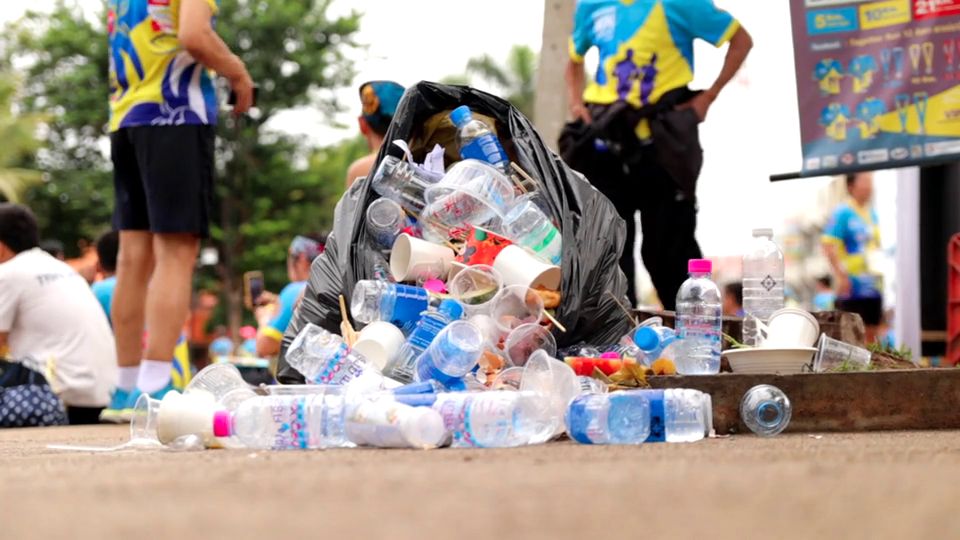
#> input picture frame 24 of Garbage.mp4, 960 x 540 px
$ python Trash.py
#> lines starting #> are read from the running program, lines starting #| are printed output that depends on the picture; after the words box and inside, x2 and y2 are one past the last pixel; in counts of white or black regions, pixels touching at a corner belong together
#> further down, frame is the input picture: shape (540, 960, 3); mean B, G, R 136.1, 145.4, 156.7
import cv2
import numpy as np

# Web camera
cap = cv2.VideoCapture('Garbage.mp4')

# Minimum contour area for each object type
min_contour_area = {
    'plastic_bottle': 2000,
    'plastic_bowl': 3000,
    'paper_glass': 1500
}

# Initialize Subtractor
algo = cv2.createBackgroundSubtractorMOG2()

# Function to detect objects
def detect_objects(frame):
    # Convert frame to grayscale
    grey = cv2.cvtColor(frame, cv2.COLOR_BGR2GRAY)
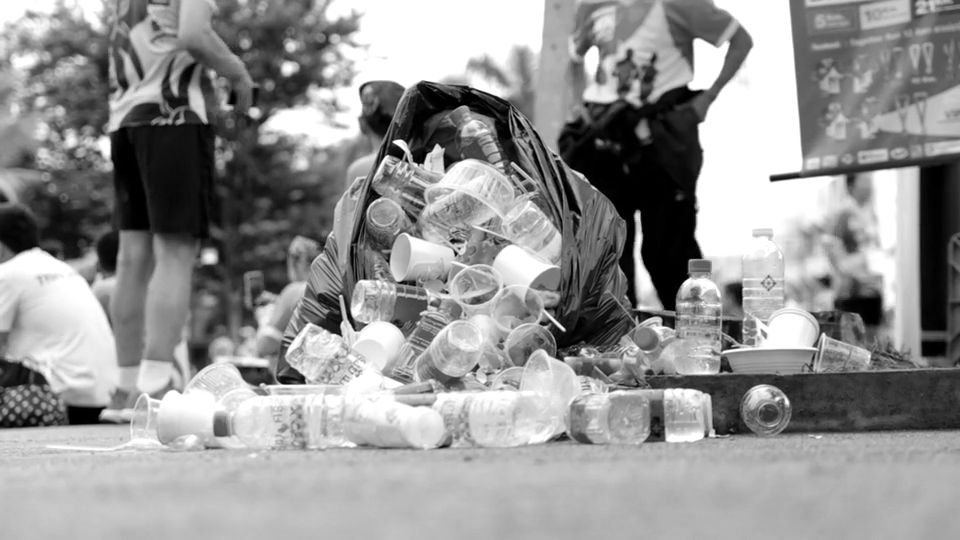
#> grey: shape (540, 960); min 0, max 255, mean 147.7
    # Apply Gaussian blur
    blur = cv2.GaussianBlur(grey, (3, 3), 5)
    # Apply background subtraction
    img_sub = algo.apply(blur)
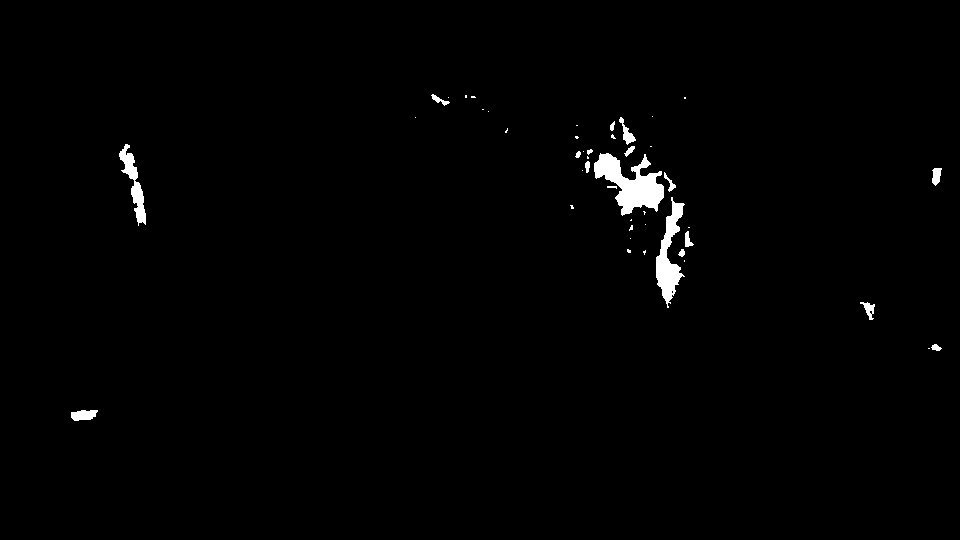
#> img_sub: shape (540, 960); values 127 (black) and 255 (white), 1.1% white; 45 white regions (27 under 20 px), largest, box (x1, y1, x2, y2) and area: (594, 153, 664, 216) 2168, (656, 197, 685, 308) 1368, (119, 144, 146, 226) 751
    # Dilate the image
    dilat = cv2.dilate(img_sub, np.ones((5, 5)))
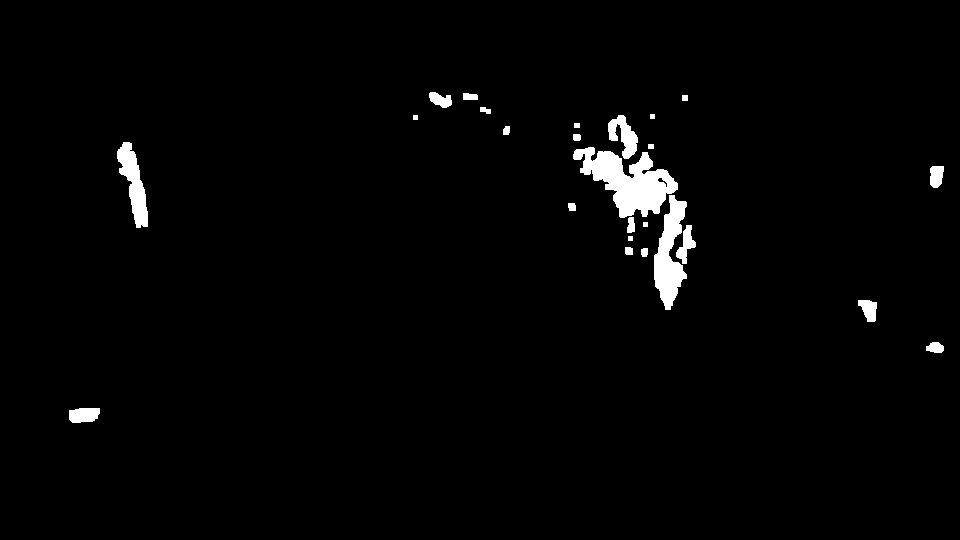
#> dilat: shape (540, 960); values 127 (black) and 255 (white), 2% white; 25 white regions, largest, box (x1, y1, x2, y2) and area: (573, 147, 678, 218) 3683, (654, 195, 687, 310) 2065, (117, 142, 148, 228) 1288
    # Morphological closing
    kernel = cv2.getStructuringElement(cv2.MORPH_ELLIPSE, (5, 5))
    dilatada = cv2.morphologyEx(dilat, cv2.MORPH_CLOSE, kernel)
#> dilatada: shape (540, 960); values 127 (black) and 255 (white), 2% white; 20 white regions, largest, box (x1, y1, x2, y2) and area: (573, 115, 696, 310) 7212, (117, 142, 148, 228) 1300, (69, 408, 100, 423) 399
    dilatada = cv2.morphologyEx(dilatada, cv2.MORPH_CLOSE, kernel)
    # Find contours
    contours, _ = cv2.findContours(dilatada, cv2.RETR_TREE, cv2.CHAIN_APPROX_SIMPLE)
#> contours = [[[0, 0], [0, 539], [959, 539], [959, 0]]]

    # Initialize counters for each object type
    object_counts = {
        'plastic_bottle': 0,
        'plastic_bowl': 0,
        'paper_glass': 0
    }

    # Iterate through contours
    for c in contours:
        # Calculate contour area
        contour_area = cv2.contourArea(c)
        # Check if contour area meets minimum criteria for each object type
        for obj_type, min_area in min_contour_area.items():
            if contour_area > min_area:
                # Draw rectangle around detected object
                x, y, w, h = cv2.boundingRect(c)
                cv2.rectangle(frame, (x, y), (x + w, y + h), (0, 255, 0), 2)
                # Increment object count
                object_counts[obj_type] += 1
#> this loop made 1 pass
#> (c, contour_area) on pass 1: ([[0, 0], [0, 539], [959, 539], [959, 0]], 516901)
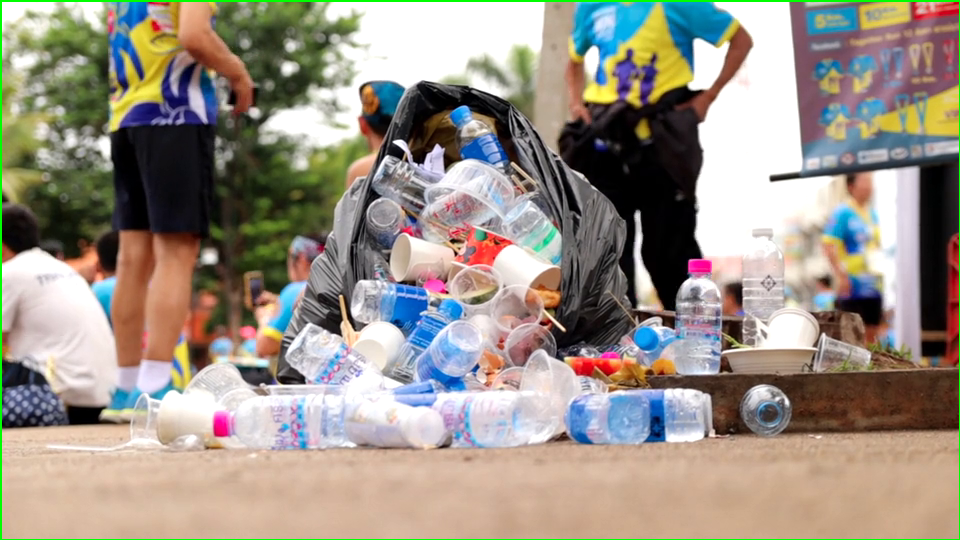
#> frame: shape (540, 960, 3); 0.87% of pixels changed, all inside (x1, y1, x2, y2) = (0, 0, 960, 540)
#> after the loop, object_counts = {'plastic_bottle': 1, 'plastic_bowl': 1, 'paper_glass': 1}

    # Draw object counts on the frame
    cv2.putText(frame, f"Plastic Bottles: {object_counts['plastic_bottle']}", (20, 50), cv2.FONT_HERSHEY_SIMPLEX, 1, (255, 255, 255), 2)
    cv2.putText(frame, f"Plastic Bowls: {object_counts['plastic_bowl']}", (20, 100), cv2.FONT_HERSHEY_SIMPLEX, 1, (255, 255, 255), 2)
    cv2.putText(frame, f"Paper Glasses: {object_counts['paper_glass']}", (20, 150), cv2.FONT_HERSHEY_SIMPLEX, 1, (255, 255, 255), 2)
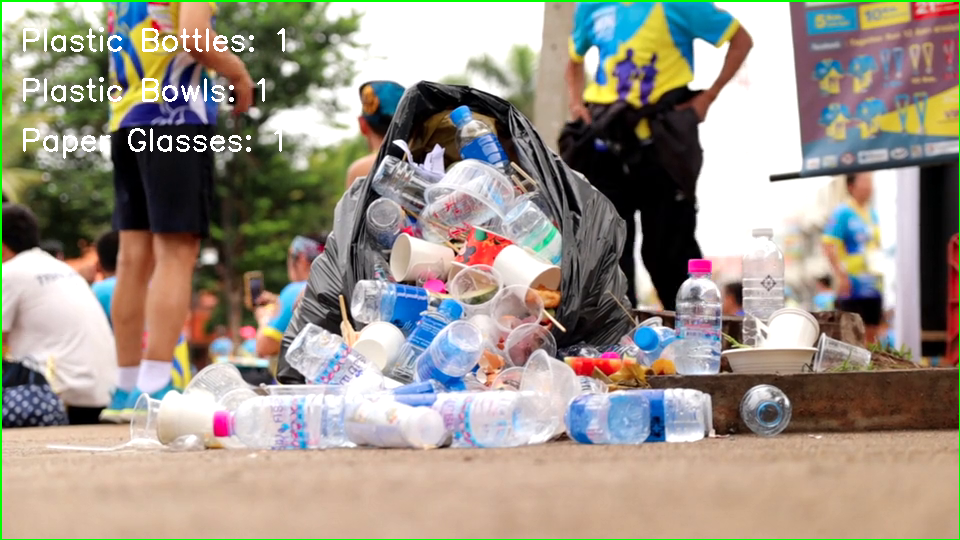
#> frame: shape (540, 960, 3); mean B, G, R 136.5, 147.5, 156.5

    # Print object counts to shell
    print("Object Counts:")
    for obj_type, count in object_counts.items():
        print(f"{obj_type}: {count}")
#> this loop made 3 passes
#> obj_type on passes 1 to 3: 'plastic_bottle', 'plastic_bowl', 'paper_glass'
#| plastic_bottle: 1
#| plastic_bowl: 1
#| paper_glass: 1

    # Return frame with detected objects and counts
    return frame

while True:
    ret, frame = cap.read()

    # Check if the video frame is successfully captured
    if not ret:
        break

    # Detect objects in the frame and draw counts
    frame_with_detection = detect_objects(frame)

    # Display frame with object detection
    cv2.imshow('Object Detection', frame_with_detection)

    # Break the loop if 'Enter' key is pressed
    if cv2.waitKey(1) == 13:
#> (key Esc is pressed here)
        break

# Release the video capture and close all OpenCV windows
cap.release()
cv2.destroyAllWindows()

$ run again, starting later in the video
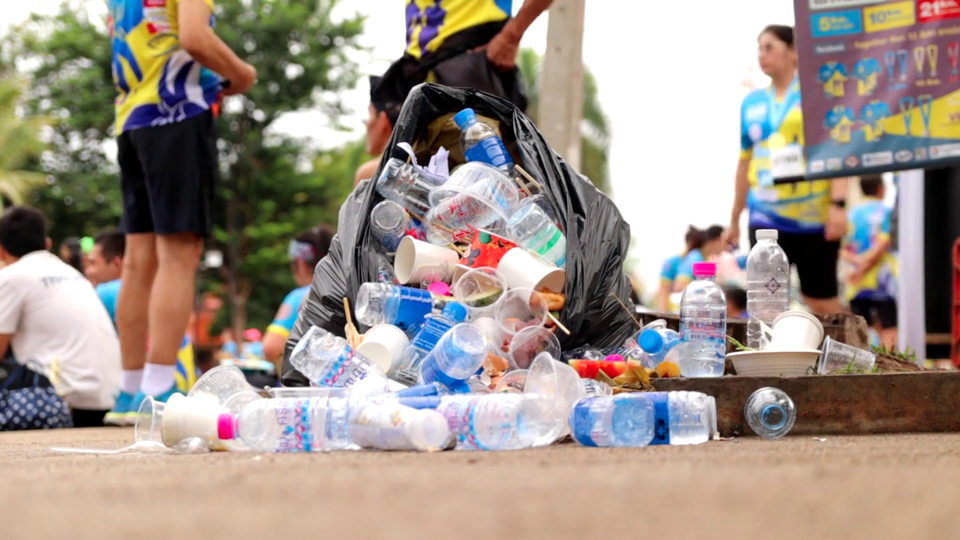
#> input picture frame 109 of Garbage.mp4, 960 x 540 px
#> frame is the input picture: shape (540, 960, 3); mean B, G, R 137.6, 147.1, 159.9
#> in detect_objects, `img_sub = algo.apply(blur)`:
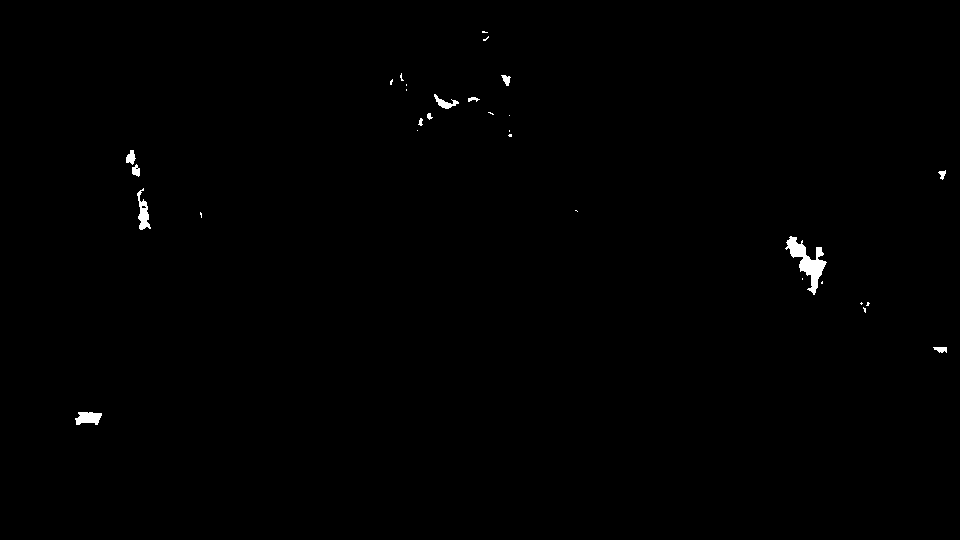
#> img_sub: shape (540, 960); values 127 (black) and 255 (white), 0.4% white; 30 white regions (18 under 20 px), largest, box (x1, y1, x2, y2) and area: (785, 236, 827, 295) 863, (137, 188, 151, 230) 275, (75, 412, 102, 425) 262
#> dilat: shape (540, 960); values 127 (black) and 255 (white), 0.91% white; 19 white regions, largest, box (x1, y1, x2, y2) and area: (783, 234, 829, 297) 1486, (135, 186, 153, 232) 573, (73, 410, 104, 427) 451
#> dilatada: shape (540, 960); values 127 (black) and 255 (white), 0.93% white; 18 white regions, largest, box (x1, y1, x2, y2) and area: (783, 234, 829, 297) 1534, (135, 186, 153, 232) 576, (73, 410, 104, 427) 455
#> contours = [[[0, 0], [0, 539], [959, 539], [959, 0]]]
#> the loop in detect_objects, `for c in contours:` made 1 pass
#> (c, contour_area) on pass 1: ([[0, 0], [0, 539], [959, 539], [959, 0]], 516901)
#> after the loop in detect_objects, `for c in contours:`: object_counts = {'plastic_bottle': 1, 'plastic_bowl': 1, 'paper_glass': 1}
#> in detect_objects, `cv2.putText(frame, f"Paper Glasses: {object_counts['paper_glass']}", (..`:
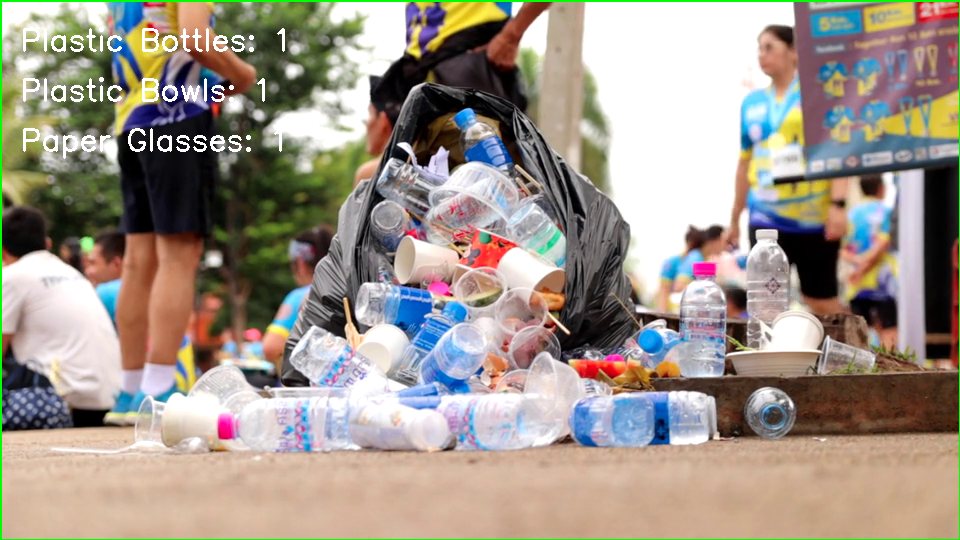
#> frame: shape (540, 960, 3); mean B, G, R 138, 149.3, 159.6
#> the loop in detect_objects, `for obj_type, count in object_counts.items():` made 3 passes
#> obj_type on passes 1 to 3: 'plastic_bottle', 'plastic_bowl', 'paper_glass'
#> (printed output is left out)

$ run again, starting later in the video
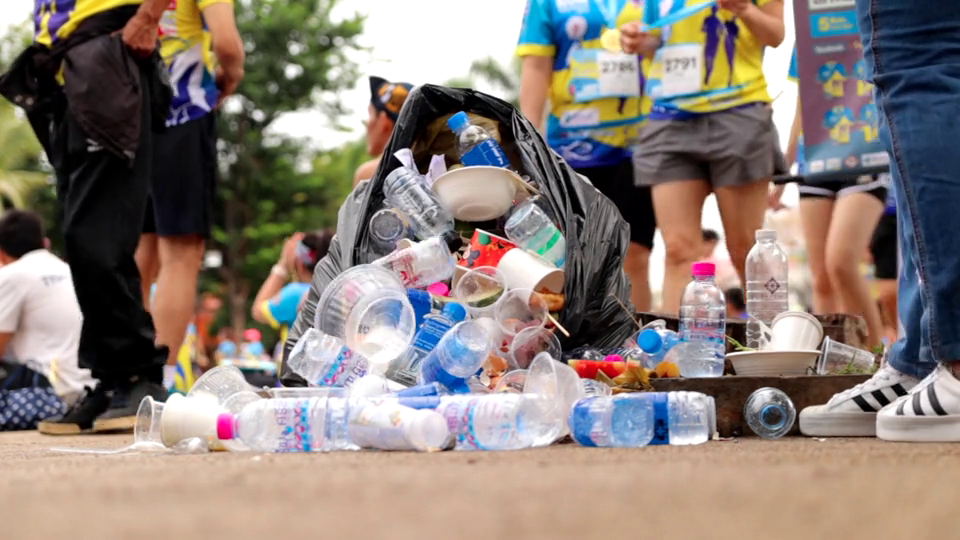
#> input picture frame 194 of Garbage.mp4, 960 x 540 px
#> frame is the input picture: shape (540, 960, 3); mean B, G, R 120.6, 127.5, 139.7
#> in detect_objects, `img_sub = algo.apply(blur)`:
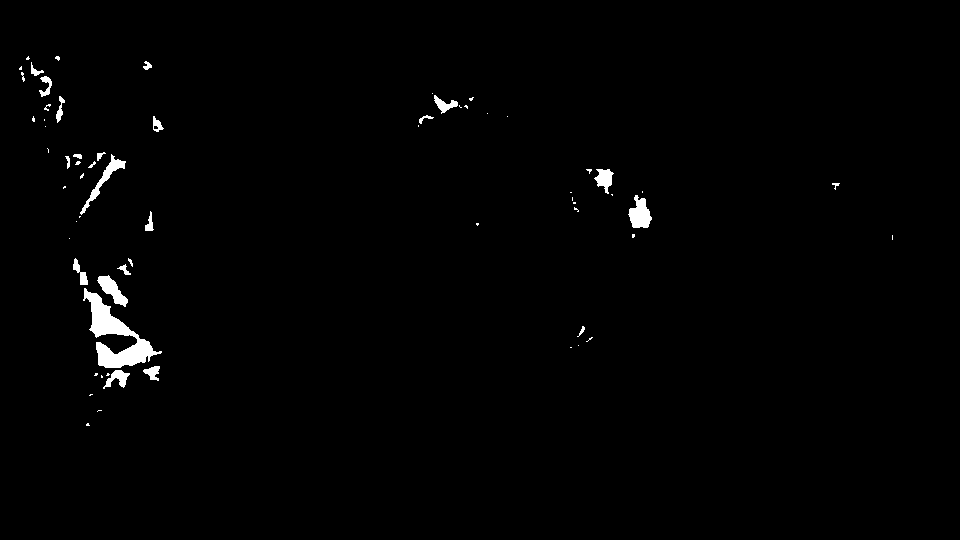
#> img_sub: shape (540, 960); values 127 (black) and 255 (white), 1.1% white; 65 white regions (39 under 20 px), largest, box (x1, y1, x2, y2) and area: (83, 288, 162, 368) 2155, (628, 195, 652, 228) 501, (80, 154, 126, 215) 451
#> dilat: shape (540, 960); values 127 (black) and 255 (white), 2.3% white; 39 white regions, largest, box (x1, y1, x2, y2) and area: (71, 256, 164, 391) 4676, (74, 152, 128, 224) 953, (626, 189, 654, 230) 792
#> dilatada: shape (540, 960); values 127 (black) and 255 (white), 2.3% white; 30 white regions (2 under 20 px), largest, box (x1, y1, x2, y2) and area: (71, 256, 164, 391) 5149, (63, 150, 128, 224) 1572, (626, 189, 654, 240) 872
#> contours = [[[0, 0], [0, 539], [959, 539], [959, 0]]]
#> the loop in detect_objects, `for c in contours:` made 1 pass
#> (c, contour_area) on pass 1: ([[0, 0], [0, 539], [959, 539], [959, 0]], 516901)
#> after the loop in detect_objects, `for c in contours:`: object_counts = {'plastic_bottle': 1, 'plastic_bowl': 1, 'paper_glass': 1}
#> in detect_objects, `cv2.putText(frame, f"Paper Glasses: {object_counts['paper_glass']}", (..`:
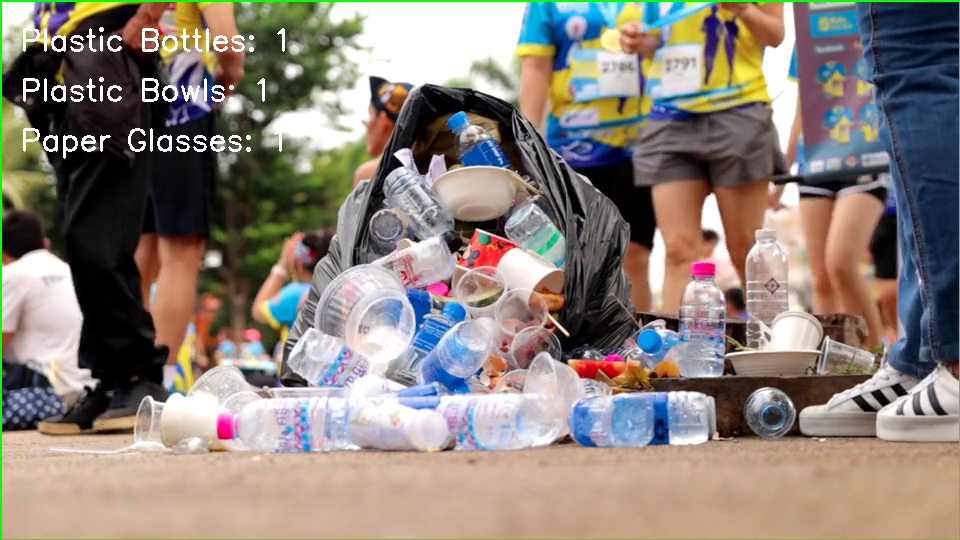
#> frame: shape (540, 960, 3); mean B, G, R 121.4, 130.3, 140.1
#> the loop in detect_objects, `for obj_type, count in object_counts.items():` made 3 passes
#> obj_type on passes 1 to 3: 'plastic_bottle', 'plastic_bowl', 'paper_glass'
#> (printed output is left out)
